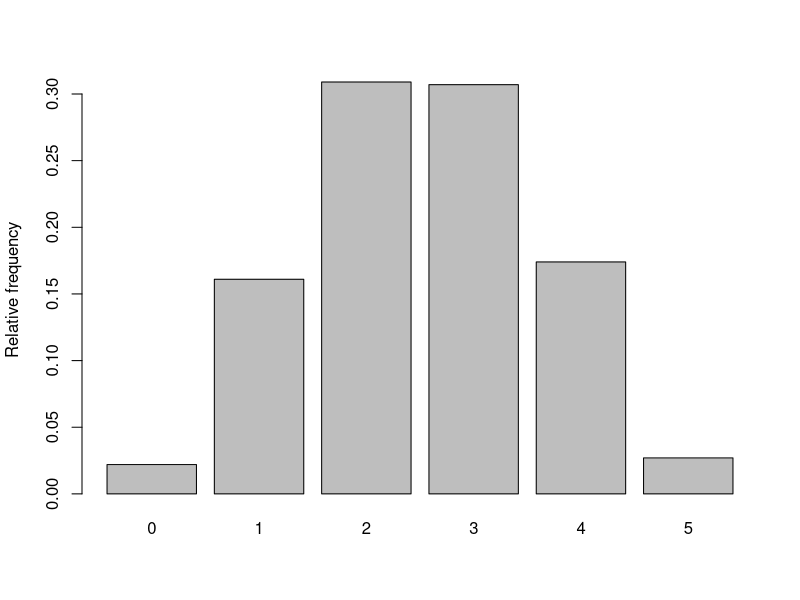
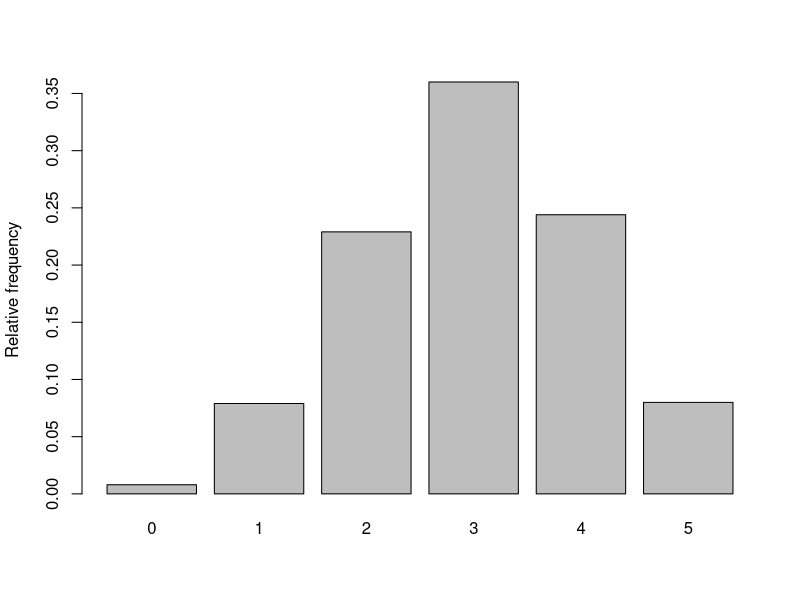
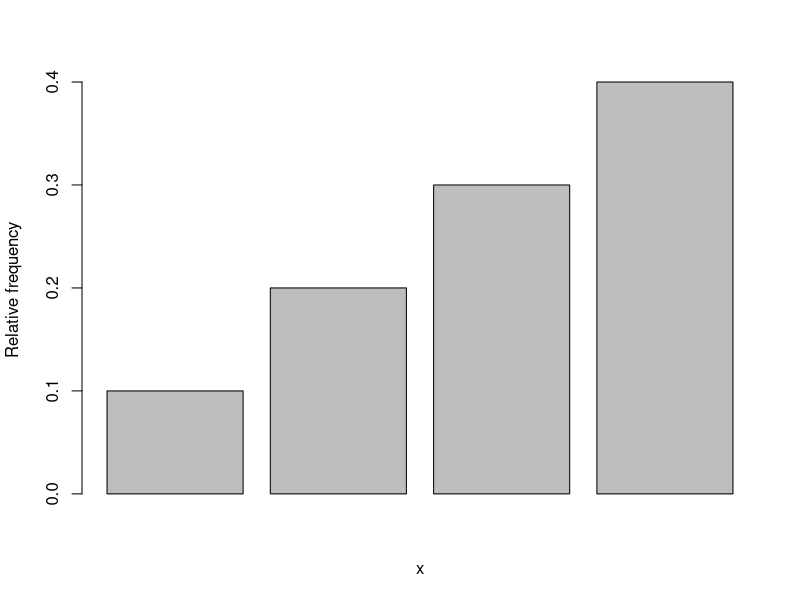
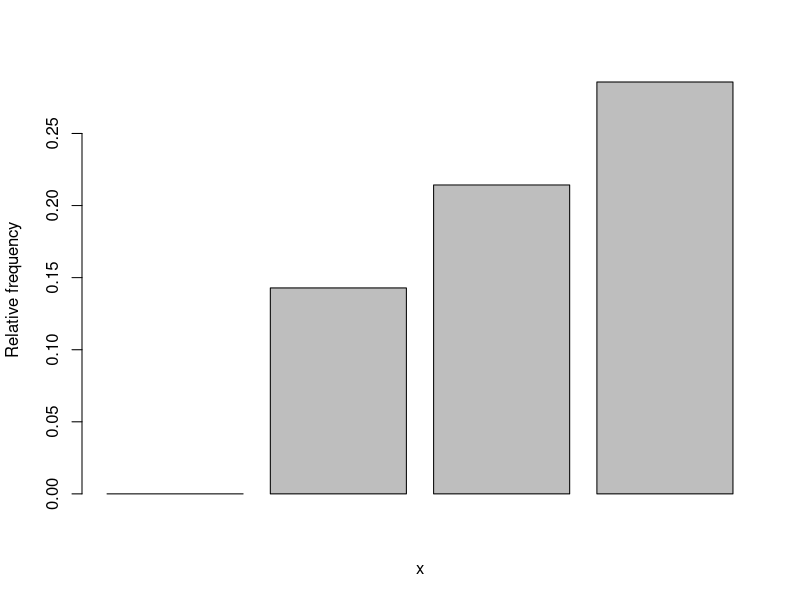

These charts were generated, in order, by the following R code: (Note: this script raises an error after producing the figures.)
## ---- chunk 1
library(ggplot2)    # Library for plotting
## ---- chunk 2
# Simulate the number of heads in k throws of a dice repeated Nsim times
# We let 0 correspond to tail and 1 correspond to head,
# The sample()-command below randomly draw a 0 or 1 with 
# equal probability k times, and then sum() will summarize the number of heads
simheads <- function(Nsim,k){
  nheads <- vector(length=Nsim) # Define a vector to store the number of heads 
  for(i in 1:Nsim)              # Generate the number of heads Nsim times
    nheads[i] <- sum(sample(0:1,size=k,replace=TRUE))  # See explanation above
  return(nheads)                # Return the resulting vector
}
## ---- chunk 3
# Summarize the results by histograms and numbers
# Repeat the lines below many times for different numbers of Nsim and k
# What happens when Nsim gets large?
k <- 5
Nsim <- 1000
nheadsim <- simheads(Nsim=Nsim,k=k)
relfreq <- table(nheadsim)/Nsim # Calculate relative frequency for each outcome
barplot(relfreq,ylab="Relative frequency")
## ---- chunk 4
x <- dbinom(3, size=5, prob=0.5)
print(x)
## ---- chunk 5
# Same function as above but with a biased coin. b is bias variable
simbias <- function(Nsim,k,b){
  nheads <- vector(length=Nsim) # Define a vector to store the number of heads
  for(i in 1:Nsim)              # Generate the number of heads Nsim times
    nheads[i] <- sum(sample(0:1,size=k,replace=TRUE, prob=c(1-b, b)))
  return(nheads)                # Return the resulting vector
}
## ---- chunk 6
# Summarize the results by histograms and numbers
# Repeat the lines below many times for different numbers of Nsim and k
# What happens when Nsim gets large?
k <- 5
Nsim <- 1000
b <- 0.6
nheadsim <- simbias(Nsim=Nsim,k=k,b=b)
relfreq <- table(nheadsim)/Nsim # Calculate relative frequency for each outcome
barplot(relfreq,ylab="Relative frequency")
## ---- chunk 7
# Define f1(x)
# The function takes in a vecor and checks if it is valid
# function calculates pmf
f1 <- function(x) {
  ifelse(x %in% c(1, 2, 3, 4),
         x/10,
         0)
}

barplot(f1(1:4),ylab="Relative frequency", xlab="x")
## ---- chunk 8
sum(f1(-100:100))
## ---- chunk 9
# Define f2(x)
# The function takes in a vector and checks if it is valid
# function calculates pmf
f2 <- function(x) {
  ifelse(x %in% c(1, 2, 3, 4),
         (1/14)*(x + 1),
         0)
}

barplot(f2(0:3),ylab="Relative frequency", xlab="x")
## ---- chunk 10
sum(f2(-100:100))
## ---- chunk 11
expected <- function(func, vec)
  return(sum(vec * func(vec)))
## ---- chunk 12
expected(f1, c(1,2,3,4))
expected(f2, c(1,2,3,4))
## ---- chunk 13
gexpected <- function(func, vec, gvec)
  return(sum(gvec * func(vec)))
## ---- chunk 14
gexpected(f1, c(1,2,3,4), c(1,2,3,4)^3)
gexpected(f2, c(1,2,3,4), c(1,2,3,4)^3)
## ---- chunk 15
f3 <- function(x) {
  if (x >= 0 && x <= 1) {
    return(4*x*(1 - x^2))
  } else {
    return(0)
  } 
}


integrate(Vectorize(f3),
         lower=-Inf,
         upper=0.5)$value
## ---- chunk 16
integrate(Vectorize(function(x) x * f3(x)),
          lower = -Inf,
          upper = Inf)$value
## ---- chunk 17
integrate(Vectorize(function(x) x^2 * f3(x)),
          lower = -Inf,
          upper = Inf)$value
## ---- chunk 18
sqrt(integrate(Vectorize(function(x) x^2 * f3(x)),
          lower = -Inf,
          upper = Inf)$value)
## ---- chunk 19
integrate(Vectorize(f3),
         lower=-Inf,
         upper=0.7)$value
## ---- chunk 20
1 - integrate(Vectorize(f3),
              lower=-Inf,
              upper=0.7)$value
## ---- chunk 21
x <- seq(0, 1, 0.01)
plot(x, f3(x), type="l", col= "blue")
## ---- chunk 22
F3 <- function(x) {
  return(-4*((x^4 / 4)-(x^2 / 2)))
}

x <- seq(0, 1, 0.01)
plot(x, F3(x), type="l", col= "blue")
## ---- chunk 23
f4 <- function(x) {
  return(3/4 * (1 - x^2))
}

integrate(f4,
          lower = -1,
          upper = 1)$value
## ---- chunk 24
x <- seq(-1, 1, 0.01)
plot(x, f4(x), type="l", col= "blue")
## ---- chunk 25
integrate(f4,
          lower = -1,
          upper = 0.5)$value
## ---- chunk 26
# Function for linear combination of random variable
expectedLinearComb <- function(g, f, lower, upper, a, b) {
  return (a*integrate(Vectorize(function(x) g(x) * f(x)),
          lower = lower,
          upper = upper)$value + b)
}

g <- function(x) x^2
expectedLinearComb(g, f4, -1, 1, 1, 1)
## ---- chunk 27
xi = c(13.89, 13.39, 12.20, 14.35, 14.10, 13.39, 13.96, 14.15, 13.69, 12.57)
yi = c(13.99, 13.39, 12.65, 14.25, 13.99, 13.09, 13.66, 14.25, 13.36, 12.57)

df <- data.frame("X" = xi, "Y" = yi)

ggplot(df, aes(x=X, y=Y)) + 
geom_point(shape=18, color="red")+
geom_smooth(method=lm,  linetype="dashed",
           color="blue", fill="blue")
## ---- chunk 28
cor(xi, yi)
## ---- chunk 29
# Calculate P(X >= 3)
px = pbinom(3, size=10, prob=0.2, lower.tail = FALSE)
print(px)
## ---- chunk 30
# Calculate E(X)
f5 = function(x) dbinom(x, size=10, prob=0.2)
mu = sum(0:10*f5(0:10))
mu
## ---- chunk 31
# Calculate Var(X)
sum((0:10)**2 * f5(0:10)) - mu**2
## ---- chunk 32
# Calculate P(X < 175cm)
pnorm(175, mean = 180, sd = 6.5, lower.tail = TRUE, log.p = FALSE)
## ---- chunk 33
# Calculate P(X > 190cm)
pnorm(190, mean = 180, sd = 6.5, lower.tail = FALSE, log.p = FALSE)
## ---- chunk 34
# Calculate P(170cm < X < 180cm)
pnorm(180, mean = 180, sd = 6.5, lower.tail = TRUE, log.p = FALSE) -
pnorm(170, mean = 180, sd = 6.5, lower.tail = TRUE, log.p = FALSE)
## ---- chunk 35
qnorm(0.99, mean = 180, sd = 6.5, lower.tail = TRUE, log.p = FALSE)
## ---- chunk 36
# All random variables has same expected value

ex = 0.4
ey = 0.4
ez = 0.4
vx = 0.1
vy = 0.1
vz = 0.1
corxy = 0 
corxz = 0.5
coryz = -0.5

# 2X
e2x = ex+ex
e2x
v2x = vx + vx
v2x

# X + Y
exy = 2*ex
exy
vxy = vx + vy + 2*(corxy/(sqrt(vx)*sqrt(vy)))
vxy

# X + Z
exz = ex + ez
exz
vxz = vx + vx + 2*(corxz/(sqrt(vx)*sqrt(vz)))
vxz

# Y + Z
eyz = ey + ez
eyz
vyz = vy + vx + 2*(coryz/(sqrt(vy)*sqrt(vz)))
vyz
